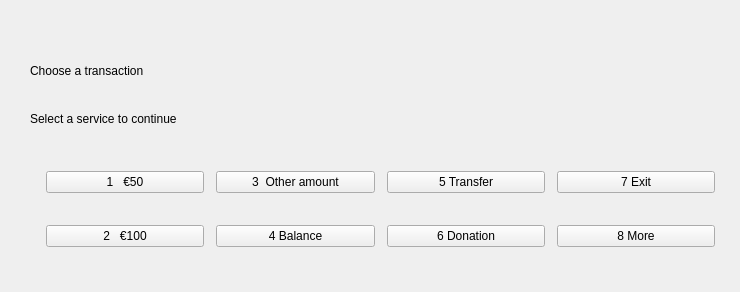
    <widget class="QWidget" name="page03_Main">
     <property name="styleSheet">
      <string notr="true"/>
     </property>
     <widget class="QWidget" name="layoutWidget_2">
      <property name="geometry">
       <rect>
        <x>30</x>
        <y>135</y>
        <width>701</width>
        <height>148</height>
       </rect>
      </property>
      <layout class="QGridLayout" name="gridLayout_2">
       <property name="leftMargin">
        <number>16</number>
       </property>
       <property name="topMargin">
        <number>16</number>
       </property>
       <property name="rightMargin">
        <number>16</number>
       </property>
       <property name="bottomMargin">
        <number>16</number>
       </property>
       <property name="spacing">
        <number>12</number>
       </property>
       <item row="1" column="2">
        <widget class="QPushButton" name="btn_main_choice_6">
         <property name="text">
          <string>6 Donation</string>
         </property>
        </widget>
       </item>
       <item row="0" column="0">
        <widget class="QPushButton" name="btn_main_choice_1">
         <property name="text">
          <string>1   €50</string>
         </property>
        </widget>
       </item>
       <item row="0" column="1">
        <widget class="QPushButton" name="btn_main_choice_3">
         <property name="text">
          <string>3  Other amount</string>
         </property>
        </widget>
       </item>
       <item row="1" column="1">
        <widget class="QPushButton" name="btn_main_choice_4">
         <property name="text">
          <string>4 Balance</string>
         </property>
        </widget>
       </item>
       <item row="0" column="3">
        <widget class="QPushButton" name="btn_main_choice_7">
         <property name="text">
          <string>7 Exit</string>
         </property>
        </widget>
       </item>
       <item row="1" column="3">
        <widget class="QPushButton" name="btn_main_choice_8">
         <property name="text">
          <string>8 More</string>
         </property>
        </widget>
       </item>
       <item row="1" column="0">
        <widget class="QPushButton" name="btn_main_choice_2">
         <property name="text">
          <string>2   €100</string>
         </property>
        </widget>
       </item>
       <item row="0" column="2">
        <widget class="QPushButton" name="btn_main_choice_5">
         <property name="text">
          <string>5 Transfer</string>
         </property>
        </widget>
       </item>
      </layout>
      <zorder>btn_main_choice_7</zorder>
      <zorder>btn_main_choice_1</zorder>
      <zorder>btn_main_choice_3</zorder>
      <zorder>btn_main_choice_6</zorder>
      <zorder>btn_main_choice_5</zorder>
      <zorder>btn_main_choice_4</zorder>
      <zorder>btn_main_choice_2</zorder>
      <zorder>btn_main_choice_8</zorder>
     </widget>
     <widget class="QWidget" name="layoutWidget_18">
      <property name="geometry">
       <rect>
        <x>30</x>
        <y>50</y>
        <width>581</width>
        <height>89</height>
       </rect>
      </property>
      <layout class="QGridLayout" name="welcomeTextLayout_Main">
       <item row="0" column="0">
        <widget class="QLabel" name="labelWelcome_Main">
         <property name="text">
          <string>Choose a transaction</string>
         </property>
         <property name="alignment">
          <set>Qt::AlignmentFlag::AlignLeading|Qt::AlignmentFlag::AlignLeft|Qt::AlignmentFlag::AlignVCenter</set>
         </property>
        </widget>
       </item>
       <item row="1" column="0">
        <widget class="QLabel" name="labelInstruction_Main">
         <property name="text">
          <string>Select a service to continue</string>
         </property>
        </widget>
       </item>
      </layout>
     </widget>
    </widget>
